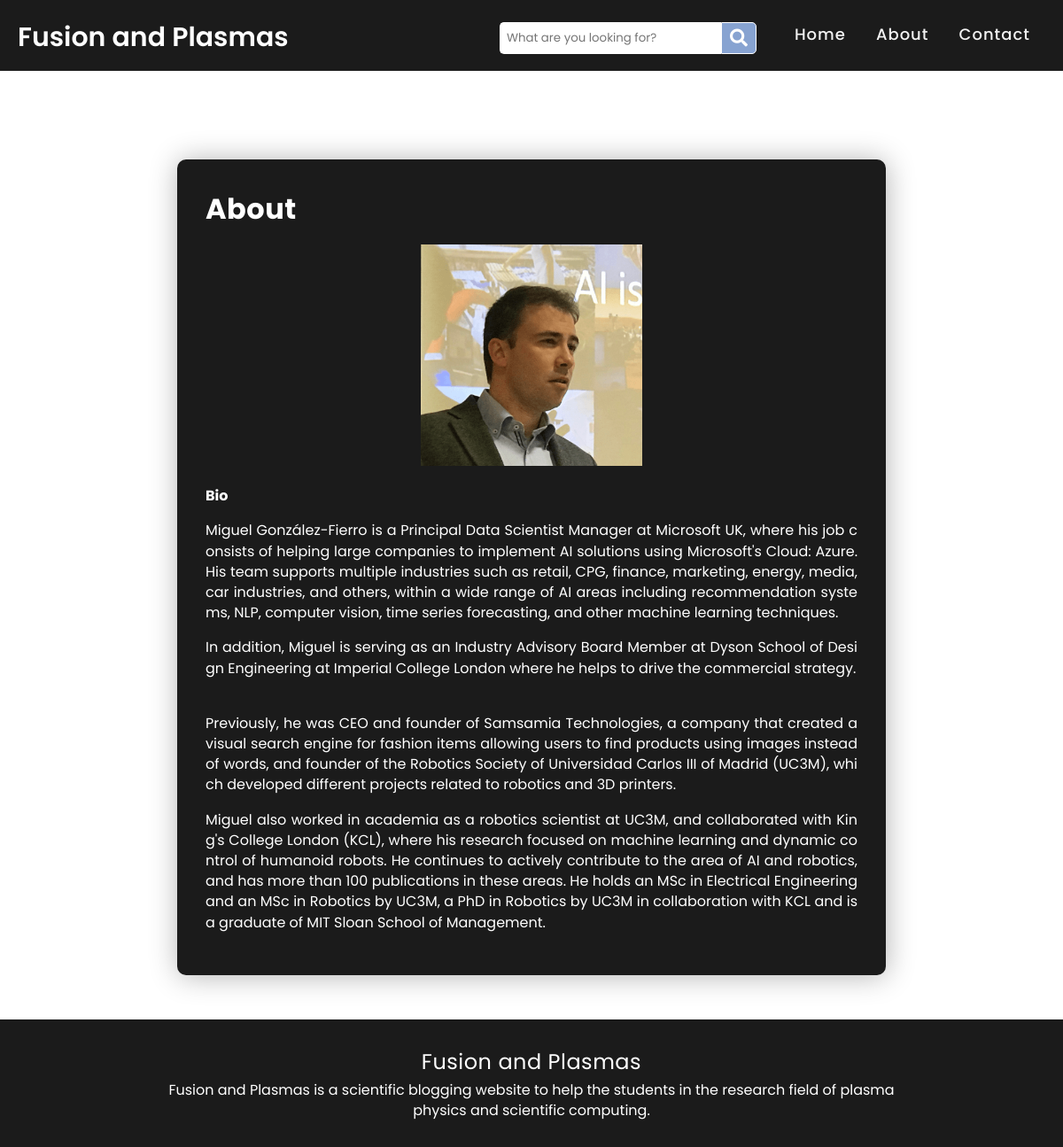
The page /about/ on the database its author committed.
### blog/models.py (models this page shows, shortened)
class About(models.Model):
    title=models.CharField(max_length=255, default='About')
    body=RichTextUploadingField(blank=True, null=True)
    class Meta:
        verbose_name_plural = "About"

### blog/views.py (the view)
# urls.py: path('about/', views.about, name='about'),
def about(request):
    items=About.objects.all().values()
    return render(request, 'blog/about.html', {'items': items})

### blog/templates/blog/about.html (shortened to what this page needs)
{% extends "blog/base.html" %}
{% block content %}
{% for item in items %}
    <div class="about">
        <div class="container_about">
            <h1>{{ item.title}}</h1>
            <p>{{ item.body|safe }}</p>
        </div>
    </div>
{% endfor %}
{% endblock %}

### blog/static/blog/style.css (style rules this page uses)
* { margin: 0; padding: 0; box-sizing: border-box; font-family: 'Poppins', sans-serif; }
.contact, .about { background: #1b1b1b; max-width: 800px; border-radius: 10px; box-shadow: 1px 1px 2rem rgba(0, 0, 0, 0.3); margin: 50px auto; }
.contact h1, .contact p, .about h1, .about p { color: white; word-break: break-all; }
.container_contact, .container_about { padding: 2rem 2rem 2rem 2rem; text-align: justify; }
h1 { margin: 0 0 0.2rem 0; font-size: 2rem; letter-spacing: 0.5px; color: #333; }
p { margin: 0 0 1rem 0; font-size: 1 rem; line-height: 1.45; color: #333; }

### rows shown on the page
About: title "About", body (picture), body "Bio Miguel González-Fierro is a Principal Data Scientist Manager at Microsoft UK, where his job consists of helping large companies to implement AI solutions using Microsoft's Cloud: Azure. His team supports multiple industries such as retail, CPG, finance, marketing, energy, media, car industries, and others, within a wide range of AI areas including recommendation systems, NLP, computer vision, time series forecasting, and other machine learning techniques. In addition, Miguel is serving as an Industry Advisory Board Member at Dyson School of Design Engineering at Imperial College London where he helps to drive the commercial strategy. Previously, he was CEO and founder of Samsamia…"
